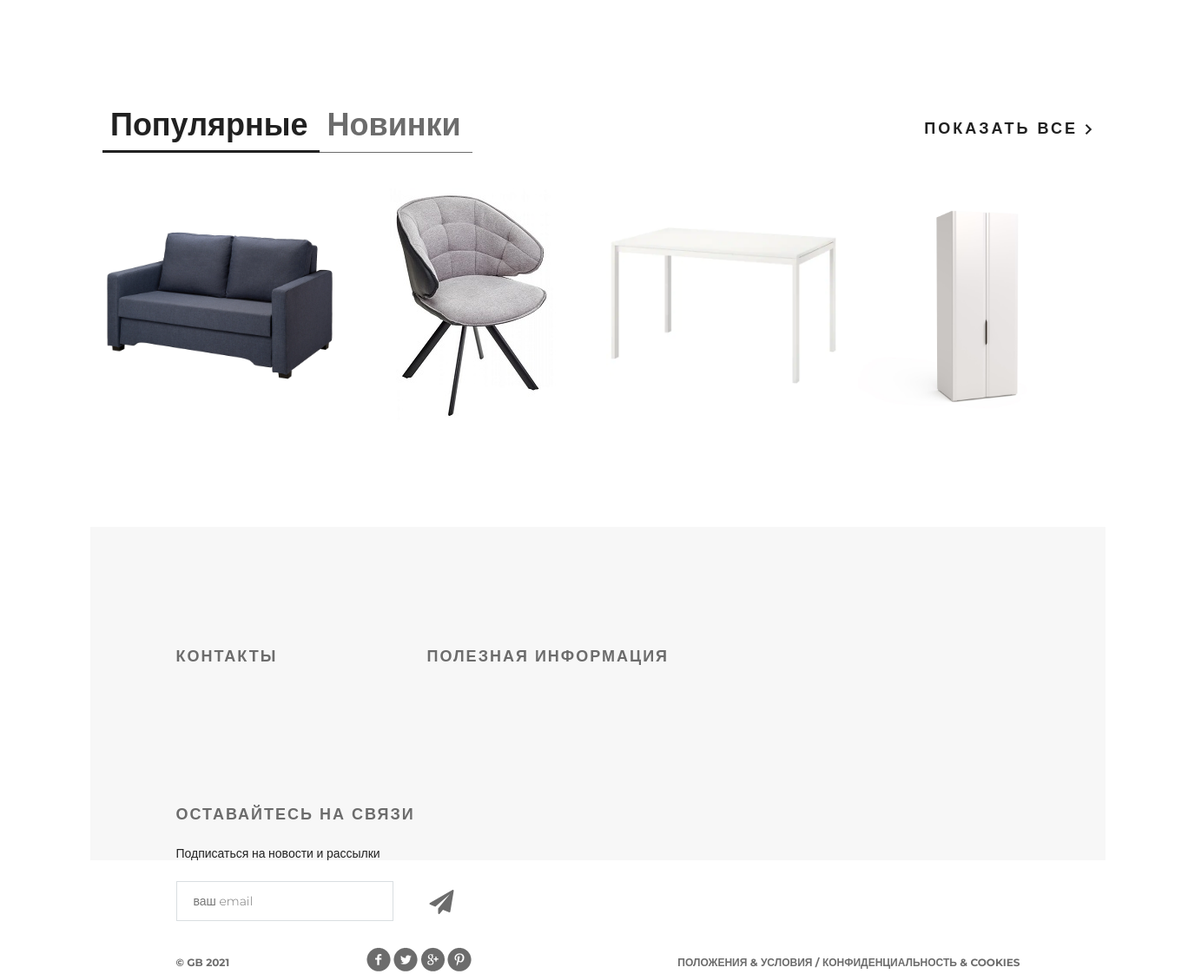
Before: / (lower part) with the older database file.
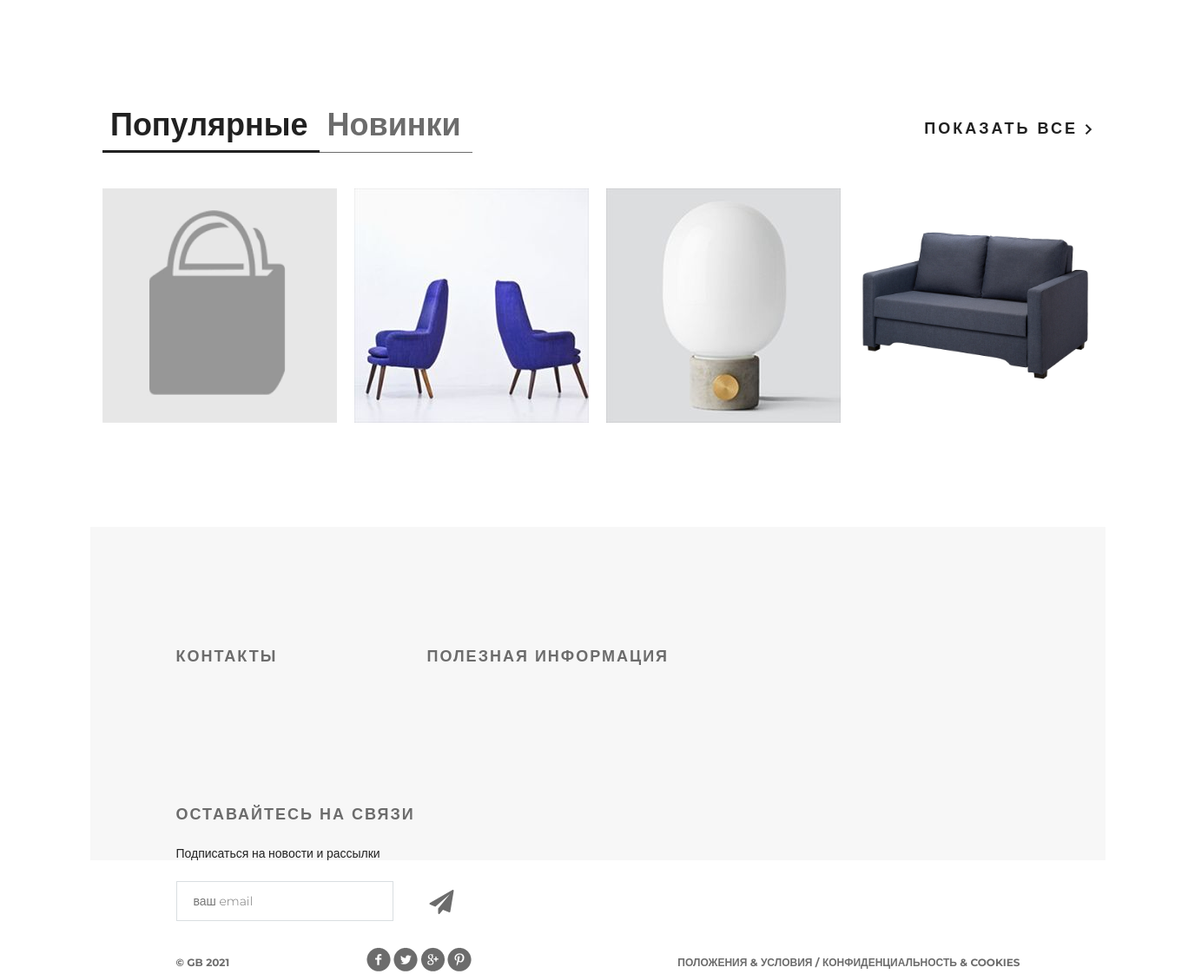
After: the same page with the newer database file.
### mainapp/models.py (models this page shows, shortened)
class Product(models.Model):
    category = models.ForeignKey(ProductCategory, on_delete=models.CASCADE)
    name = models.CharField(verbose_name='имя продукта', max_length=128)
    image = models.ImageField(upload_to='products_images', blank=True)
    short_desc = models.CharField(verbose_name='краткое описание продукта', max_length=64, blank=True)
    description = models.TextField(verbose_name='описание продукта')
    price = models.DecimalField(verbose_name='цена продукта', max_digits=8, decimal_places=2, default=0)
    quantity = models.PositiveIntegerField(verbose_name='кличество на складе', default=0)
    is_active = models.BooleanField(default=True)
    class Meta:
        verbose_name = 'продукт'
        verbose_name_plural = 'продукты'
        ordering = ('-id',)

### mainapp/views.py (the view)
# urls.py: path('', mainapp.main, name='index'),
def main(request):
    context = {
        'title': 'Главная',
        'products': Product.objects.all()[:4],
    }
    return render(request, 'mainapp/index.html', context=context)

### adminapp/templatetags/my_tags.py (called while the page is built)
@register.filter(name='media_folder_products')
def media_folder_products(string):
    if not string:
        string = 'products_images/default.jpg'
    return f'{settings.MEDIA_URL}{string}'

### mainapp/context_processors.py (called while the page is built)
def basket(request):
    basket_list = []
    if request.user.is_authenticated:
        basket_list = Basket.objects.filter(user=request.user)
    return {
        'basket': basket_list
    }

### mainapp/templates/mainapp/index.html (shortened to what this page needs)
{% extends 'mainapp/base.html' %}
{% load static%}
{% load my_tags %}
{% block content %}
	<div class="featured">
		<div class="featured-menu">
				<a class="active" href="#">Популярные</a><a href="#">Новинки</a>
		</div>
		<a class="explore" href="#">показать все <img src= {% static 'img/arrow.png' %}></a>
		<div class="clearfix">
		</div>
		<div class="tab-content">
            {% for product in products %}
			<div class="block">
				<a href="{% url 'products:product' product.pk %}">
                    <img class = 'tab-img' src='{{ product.image|media_folder_products }}' alt='{{ product.name }}'>
				</a>
			</div>
            {% endfor %}
		</div>
	</div>
{% endblock %}

Changed rows visible on the page:
removed Product: image|media_folder_products (picture)
removed Product: image|media_folder_products (picture)
removed Product: image|media_folder_products (picture)
added Product: shows a picture
added Product: image|media_folder_products (picture)
added Product: image|media_folder_products (picture)
